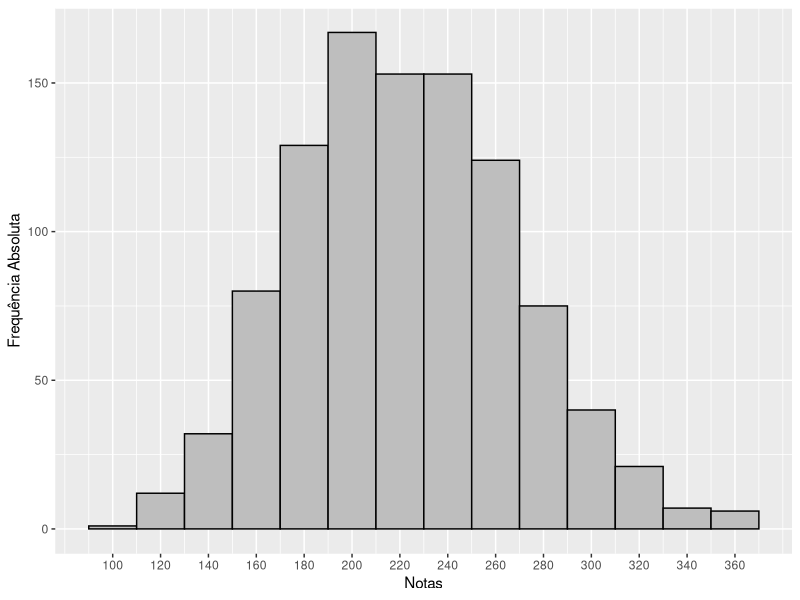
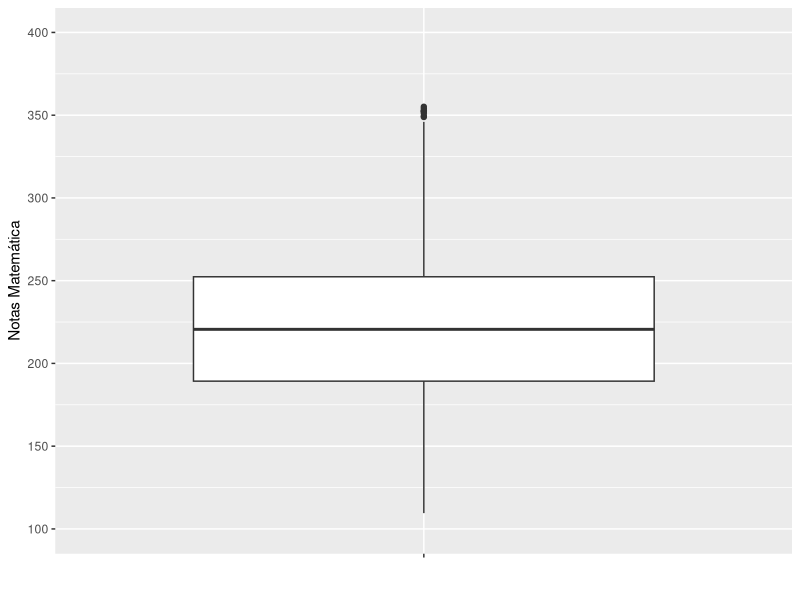
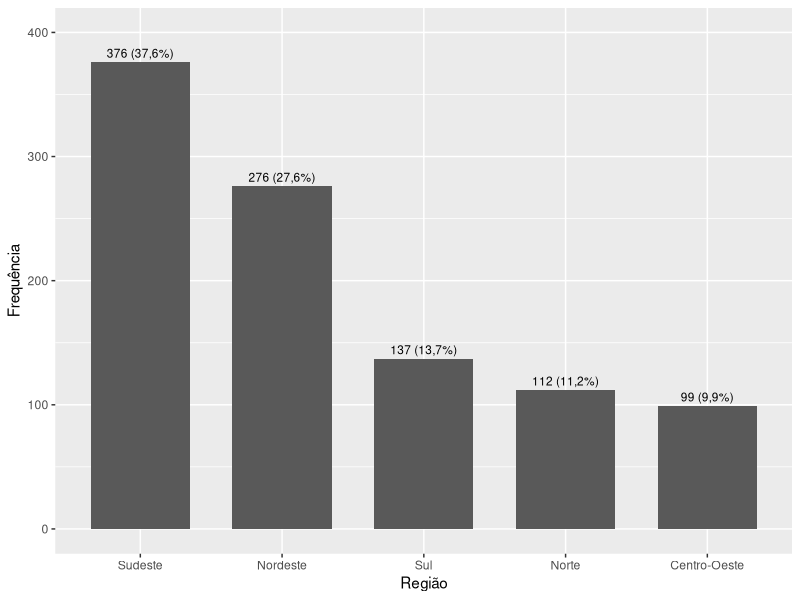
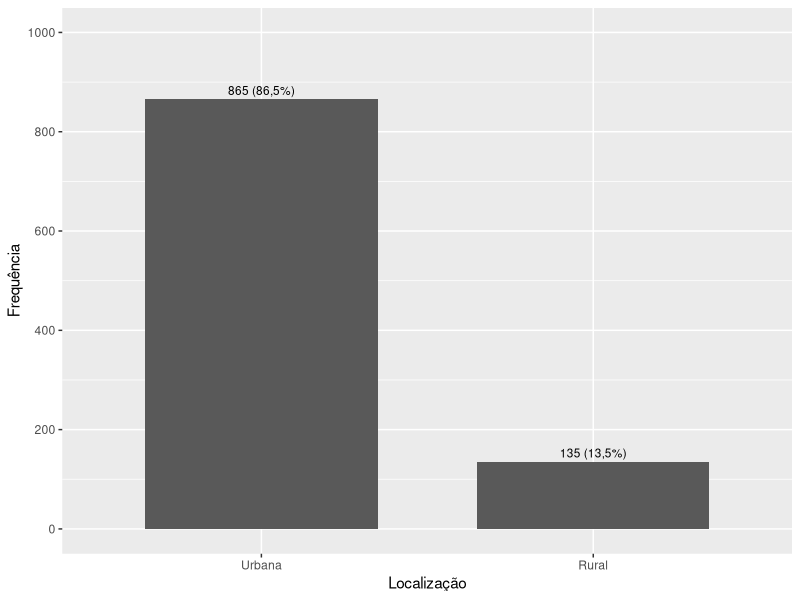
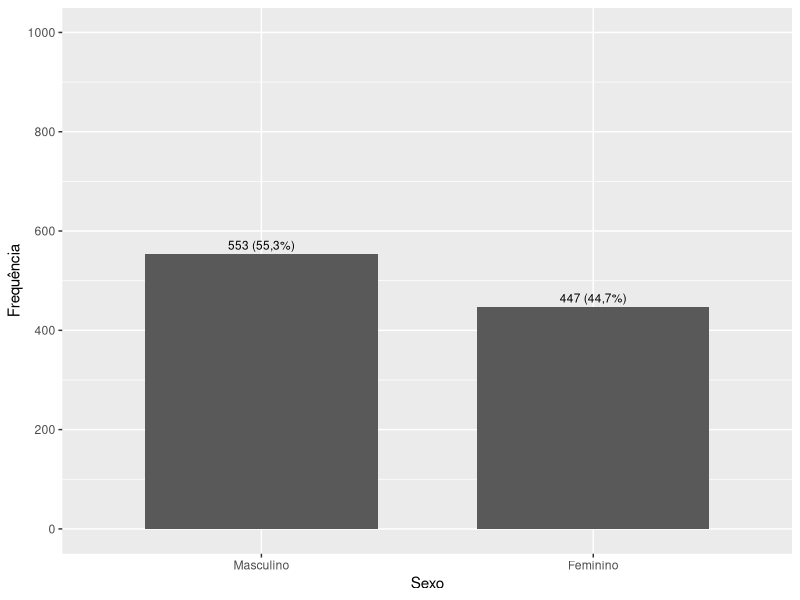
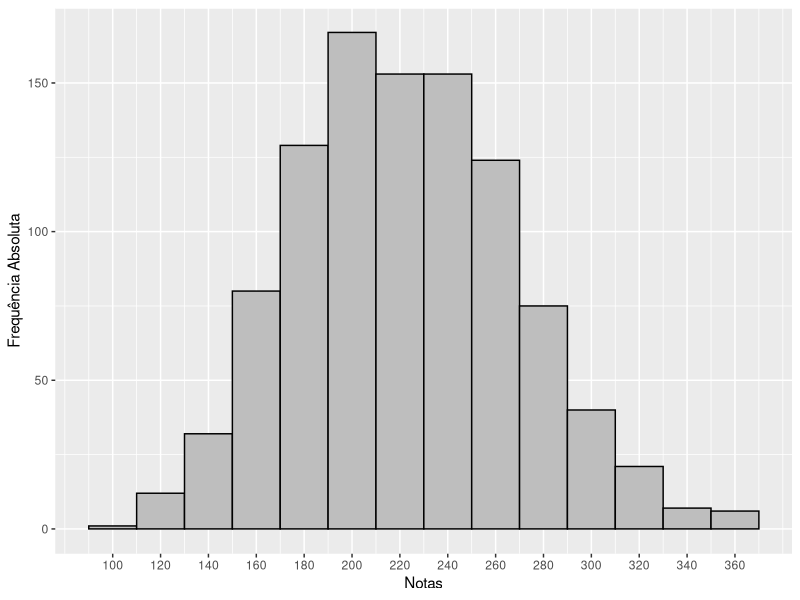
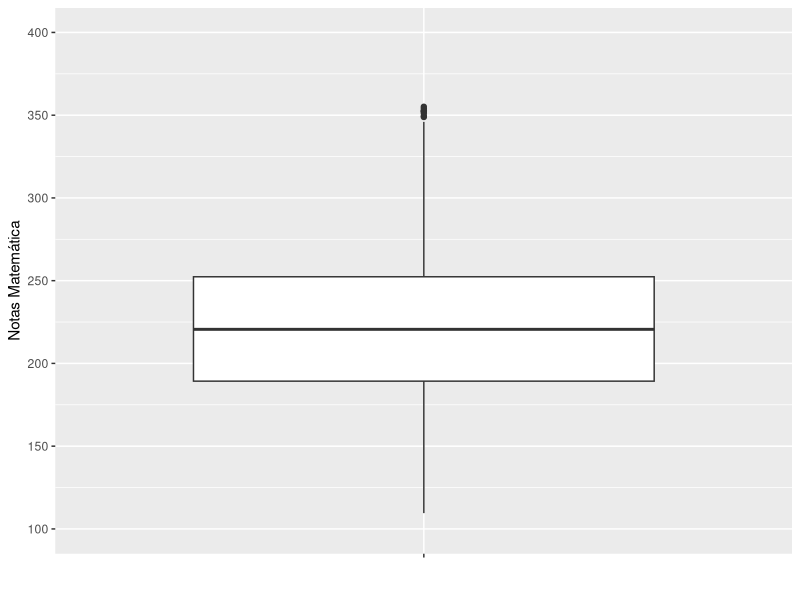
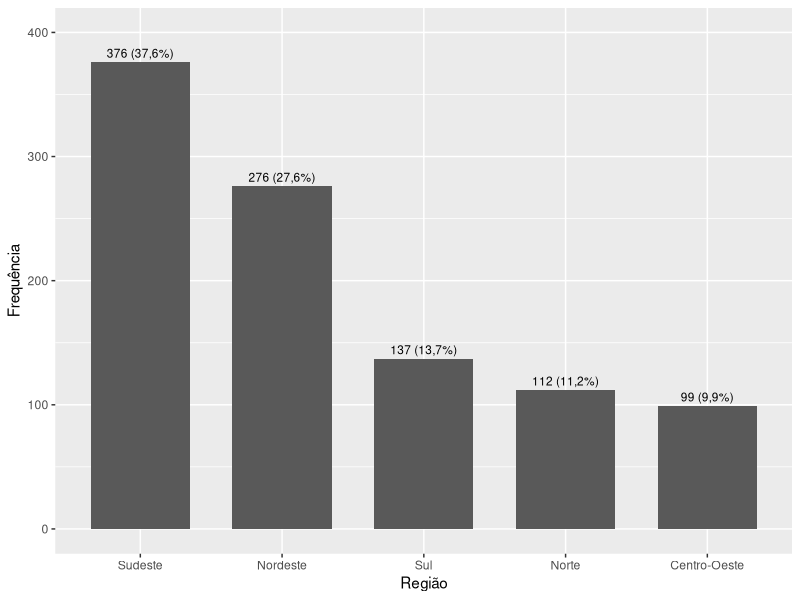

Generate these figures, in order, with R:
library(tidyverse)
library(psych)

# Definindo bancos
amostra_lucas <- read_csv("banco/amostra_222025665.csv")
amostra_maria <- read_csv("banco/amostra_222036041.csv")

#Juntando bancos

amostra_saeb <- bind_rows(amostra_lucas,amostra_maria)

#Arrumando nota_mt para ficar no padrão exemplo(220.25)

amostra_saeb <- amostra_saeb %>%
  mutate(NOTA_MT = str_replace(NOTA_MT, "^(\\d{3})", "\\1."))
  
amostra_saeb$NOTA_MT <- round(as.double(amostra_saeb$NOTA_MT),2)

#Caminho para salvar graficos
caminho_lucas <- "C:/Users/Cliente/Desktop/RESULTADOS_DO_SAEB-ANEB-PROVA-BRASIL-2017/resultados/Lucas"

#------------------------Tabela-----------------------------

#Construindo tabele de frequências das notas_mt por classes de 20 de 100 a 360

intervalos_mt <- cut(amostra_saeb$NOTA_MT, breaks = seq(100, 360, by = 20), right = FALSE)

#criando as tabelas de freq absoluta e relativa
freq_abs_mt <- table(intervalos_mt)
freq_rel_mt <- prop.table(freq_abs_mt)

#juntando as tabelas
tabela_mt <- data.frame(intervalos_mt = names(freq_abs_mt),
                        frequencia_absoluta = as.vector(freq_abs_mt),
                        frequencia_relativa = as.vector(freq_rel_mt))

#Melhorando a forma de visualização da coluna frequencia_relativa
tabela_mt$frequencia_relativa <-  round(tabela_mt$frequencia_relativa, 4)*100

#--------------------------Histograma------------------------------

#NOTA_MT (com classes de tamanho 20)

amostra_saeb %>%
  ggplot(aes(x = NOTA_MT)) +
  geom_histogram(binwidth = 20,
                  fill = "gray",
                 color = "black"
  )+
  scale_x_continuous(limits = c(90, 370), breaks = seq(100, 360, 20))+
  labs(x = "Notas", y = "Frequência Absoluta")
ggsave(filename = file.path(caminho_lucas, "histo_nota_mt.pdf"), width = 158, height = 93, units = "mm")

#----------------------tabela resumo------------------------------

describe(amostra_saeb$NOTA_MT)
summary(amostra_saeb$NOTA_MT)
var(amostra_saeb$NOTA_MT)

#--------------------boxplot-------------------------------------

#boxplot nota_mt

amostra_saeb %>% 
  ggplot(aes(x = '', y = NOTA_MT)) +
  geom_boxplot()+
  scale_y_continuous(limits = c(100, 400), breaks = seq(100, 400, 50))+
  labs(x='', y = "Notas Matemática")
ggsave(filename = file.path(caminho_lucas, "boxplot_nota_mt.pdf"), width = 158, height = 93, units = "mm")


#Outliers: 352.6405 352.0601 348.8831 354.0257 355.0854 349.5291 352.6405 351.1681
boxplot.stats(amostra_saeb$NOTA_MT)

#--------------------------Região------------------------------------
class(amostra_saeb$REGIAO)

#transformando região em factor
amostra_saeb$REGIAO <- as.factor(amostra_saeb$REGIAO)

#transformando os 'codigos' de região em 'nomes'
amostra_saeb$REGIAO <- factor(amostra_saeb$REGIAO,
                              levels = c('1', '2', '3','4', '5'),
                              labels = c('Norte', 'Nordeste', 'Sudeste', 'Sul', 'Centro-Oeste' )
)

regiao <- amostra_saeb %>%
  filter(!is.na(REGIAO)) %>%
  count(REGIAO) %>%
  mutate(
    freq = (n/sum(n))*100 ,
  ) %>%
  mutate(
    freq = gsub("\\.", ",", freq) %>% paste("%", sep = ""),
    label = str_c(n, " (", freq, ")") %>% str_squish()
  )

ggplot(regiao) +
  aes(x = fct_reorder(REGIAO, n, .desc=T), y = n, label = label) +
  geom_bar(stat = "identity", width = 0.7) +
  geom_text(
    position = position_dodge(width = .9),
    vjust = -0.5, #hjust = .5,
    size = 3
  ) + 
  scale_y_continuous(limits = c(0, 400), breaks = seq(0, 400, 100))+
  labs(x = "Região", y = "Frequência")
ggsave(filename = file.path(caminho_lucas, "barras_regiao.pdf"), width = 158, height = 93, units = "mm")

#---------------------------Localização------------------------------------
class(amostra_saeb$LOCALIZACAO)

#transformando região em factor
amostra_saeb$LOCALIZACAO <- as.factor(amostra_saeb$LOCALIZACAO)

#transformando os 'codigos' de região em 'nomes'
amostra_saeb$LOCALIZACAO <- factor(amostra_saeb$LOCALIZACAO,
                              levels = c('1', '2'),
                              labels = c('Urbana', 'Rural' )
)

localizacao <- amostra_saeb %>%
  filter(!is.na(LOCALIZACAO)) %>%
  count(LOCALIZACAO) %>%
  mutate(
    freq = (n/sum(n))*100 ,
  ) %>%
  mutate(
    freq = gsub("\\.", ",", freq) %>% paste("%", sep = ""),
    label = str_c(n, " (", freq, ")") %>% str_squish()
  )

ggplot(localizacao) +
  aes(x = fct_reorder(LOCALIZACAO, n, .desc=T), y = n, label = label) +
  geom_bar(stat = "identity", width = 0.7) +
  geom_text(
    position = position_dodge(width = .9),
    vjust = -0.5, #hjust = .5,
    size = 3
  ) + 
  scale_y_continuous(limits = c(0, 1000), breaks = seq(0, 1000, 200))+
  labs(x = "Localização", y = "Frequência")
ggsave(filename = file.path(caminho_lucas, "barras_localizacao.pdf"), width = 158, height = 93, units = "mm")


#------------------------------------SEXO------------------------------------
class(amostra_saeb$SEXO)

#transformando região em factor
amostra_saeb$SEXO <- as.factor(amostra_saeb$SEXO)

#transformando os 'codigos' de região em 'nomes'
amostra_saeb$SEXO <- factor(amostra_saeb$SEXO,
                                   levels = c('A', 'B'),
                                   labels = c('Masculino', 'Feminino' )
)

sexo <- amostra_saeb %>%
  filter(!is.na(SEXO)) %>%
  count(SEXO) %>%
  mutate(
    freq = (n/sum(n))*100 ,
  ) %>%
  mutate(
    freq = gsub("\\.", ",", freq) %>% paste("%", sep = ""),
    label = str_c(n, " (", freq, ")") %>% str_squish()
  )

ggplot(sexo) +
  aes(x = fct_reorder(SEXO, n, .desc=T), y = n, label = label) +
  geom_bar(stat = "identity", width = 0.7) +
  geom_text(
    position = position_dodge(width = .9),
    vjust = -0.5, #hjust = .5,
    size = 3
  ) + 
  scale_y_continuous(limits = c(0, 1000), breaks = seq(0, 1000, 200))+
  labs(x = "Sexo", y = "Frequência")
ggsave(filename = file.path(caminho_lucas, "barras_sexo.pdf"), width = 158, height = 93, units = "mm")


